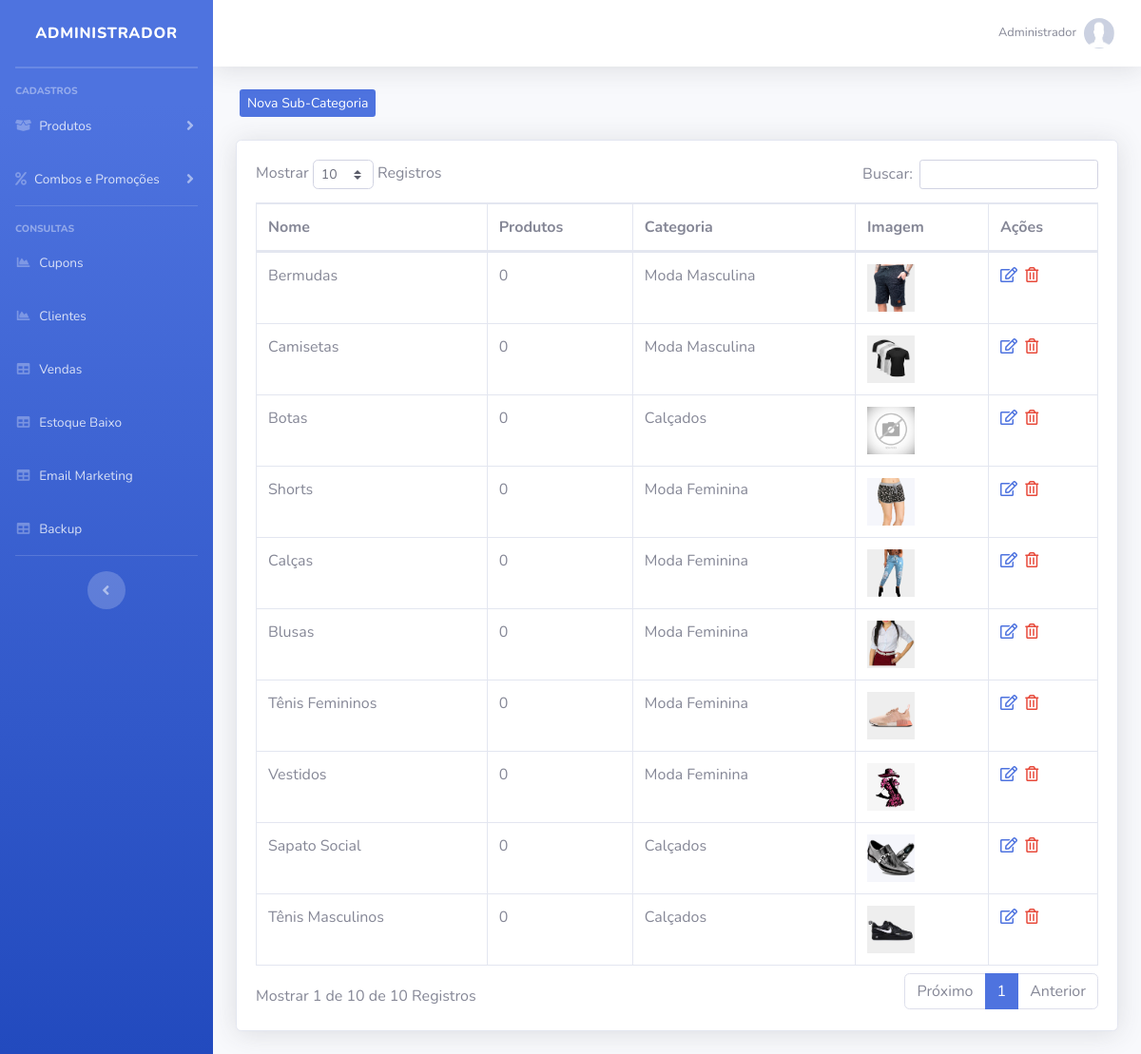
The app's page /sistema/painel-admin/index.php?pag=sub-categorias (signed in) with its own data.
### tables this page shows
CREATE TABLE `usuarios` (
  `id` int(11) NOT NULL AUTO_INCREMENT,
  `nome` varchar(50) NOT NULL,
  `cpf` varchar(20) NOT NULL,
  `email` varchar(50) NOT NULL,
  `senha` varchar(35) NOT NULL,
  `senha_crip` varchar(150) NOT NULL,
  `nivel` varchar(20) NOT NULL,
  PRIMARY KEY (`id`)
);

CREATE TABLE `sub_categorias` (
  `id` int(11) NOT NULL AUTO_INCREMENT,
  `nome` varchar(50) NOT NULL,
  `nome_url` varchar(50) NOT NULL,
  `imagem` varchar(100) NOT NULL,
  `id_categoria` int(11) NOT NULL,
  PRIMARY KEY (`id`)
);

CREATE TABLE `categorias` (
  `id` int(11) NOT NULL AUTO_INCREMENT,
  `nome` varchar(50) NOT NULL,
  `nome_url` varchar(50) NOT NULL,
  `imagem` varchar(100) NOT NULL,
  PRIMARY KEY (`id`)
);

### config.php (called while the page is built, shortened)
<?php
$nivel_estoque = 5;
 ?>

### sistema/painel-admin/sub-categorias.php (the view, shortened to what this page needs)
<?php
$pag = "sub-categorias";
require_once("../../conexao.php");
?>
<div class="row mt-4 mb-4">
    <a type="button" class="btn-primary btn-sm ml-3 d-none d-md-block" href="index.php?pag=<?php echo $pag ?>&funcao=novo">Nova Sub-Categoria</a>
</div>
<div class="card shadow mb-4">
    <div class="card-body">
        <div class="table-responsive">
            <table class="table table-bordered" id="dataTable" width="100%" cellspacing="0">
                <thead>
                    <tr>
                        <th>Nome</th>
                        <th>Produtos</th>
                        <th>Categoria</th>
                        <th>Imagem</th>
                        <th>Ações</th>
                    </tr>
                </thead>
                <tbody>
                   <?php
                   $query = $pdo->query("SELECT * FROM sub_categorias order by id desc ");
                   $res = $query->fetchAll(PDO::FETCH_ASSOC);
                   for ($i=0; $i < count($res); $i++) {
                      $nome = $res[$i]['nome'];
                      $imagem = $res[$i]['imagem'];
                      $categoria = $res[$i]['id_categoria'];
                      $id = $res[$i]['id'];
                      $query2 = $pdo->query("SELECT * from categorias where id = '$categoria' ");
                      $res2 = $query2->fetchAll(PDO::FETCH_ASSOC);
                      $nome_cat = $res2[0]['nome'];
                      $query3 = $pdo->query("SELECT * FROM produtos where sub_categoria = '$id' ");
                      $res3 = $query3->fetchAll(PDO::FETCH_ASSOC);
                      $itens = @count($res3);
                      ?>
                    <tr>
                        <td><?php echo $nome ?></td>
                        <td><?php echo $itens ?></td>
                        <td><?php echo $nome_cat ?></td>
                        <td><img src="../../img/sub-categorias/<?php echo $imagem ?>" width="50"></td>
                        <td>
                             <a href="index.php?pag=<?php echo $pag ?>&funcao=editar&id=<?php echo $id ?>" class='text-primary mr-1' title='Editar Dados'><i class='far fa-edit'></i></a>
                            <a href="index.php?pag=<?php echo $pag ?>&funcao=excluir&id=<?php echo $id ?>" class='text-danger mr-1' title='Excluir Registro'><i class='far fa-trash-alt'></i></a>
                        </td>
                    </tr>
<?php } ?>
                </tbody>
            </table>
        </div>
    </div>
</div>

### sistema/painel-admin/index.php (shortened to what this page needs)
<?php
require_once("../../conexao.php");
$query = $pdo->query("SELECT * FROM produtos where estoque <= '$nivel_estoque' order by estoque asc ");
$res = $query->fetchAll(PDO::FETCH_ASSOC);
if(@count($res) > 0){
    $classe_estoque = 'text-warning';
}else{
    $classe_estoque = '';
}
$pag = @$_GET["pag"];
$menu1 = "produtos";
$menu2 = "categorias";
$menu3 = "sub-categorias";
$menu4 = "combos";
$menu5 = "promocoes";
$menu6 = "clientes";
$menu7 = "vendas";
$menu8 = "backup";
$menu9 = "tipo-envios";
$menu10 = "carac";
$menu11 = "alertas";
$menu12 = "cupons";
$menu13 = "estoque";
$res = $pdo->query("SELECT * FROM usuarios where id = '$_SESSION[id_usuario]'");
$dados = $res->fetchAll(PDO::FETCH_ASSOC);
$nome_usu = @$dados[0]['nome'];
?>
<!DOCTYPE html>
<html lang="en">
<head>
    <link href="../vendor/fontawesome-free/css/all.min.css" rel="stylesheet" type="text/css">
    <link href="../css/sb-admin-2.min.css" rel="stylesheet">
    <link href="../css/style.css" rel="stylesheet">
    <link href="../vendor/datatables/dataTables.bootstrap4.min.css" rel="stylesheet">
</head>
<body id="page-top">
    <div id="wrapper">
        <ul class="navbar-nav bg-gradient-primary sidebar sidebar-dark accordion" id="accordionSidebar">
            <a class="sidebar-brand d-flex align-items-center justify-content-center" href="index.php">
                <div class="sidebar-brand-text mx-3">Administrador</div>
            </a>
            <hr class="sidebar-divider my-0">
            <hr class="sidebar-divider">
            <div class="sidebar-heading">
                Cadastros
            </div>
            <li class="nav-item">
                <a class="nav-link collapsed" href="#" data-toggle="collapse" data-target="#collapseTwo" aria-expanded="true" aria-controls="collapseTwo">
                    <i class="fas fa-box-open"></i>
                    <span>Produtos</span>
                </a>
            </li>
            <li class="nav-item">
                <a class="nav-link collapsed" href="#" data-toggle="collapse" data-target="#collapseUtilities" aria-expanded="true" aria-controls="collapseUtilities">
                    <i class="fas fa-percent"></i>
                    <span>Combos e Promoções</span>
                </a>
            </li>
            <hr class="sidebar-divider">
            <div class="sidebar-heading">
                Consultas
            </div>
             <li class="nav-item">
                <a class="nav-link" href="index.php?pag=<?php echo $menu12 ?>">
                    <i class="fas fa-fw fa-chart-area"></i>
                    <span>Cupons</span></a>
                </li>
            <li class="nav-item">
                <a class="nav-link" href="index.php?pag=<?php echo $menu6 ?>">
                    <i class="fas fa-fw fa-chart-area"></i>
                    <span>Clientes</span></a>
                </li>
                <li class="nav-item">
                    <a class="nav-link" href="index.php?pag=<?php echo $menu7 ?>">
                        <i class="fas fa-fw fa-table"></i>
                        <span>Vendas</span></a>
                    </li>
                     <li class="nav-item">
                    <a class="nav-link" href="index.php?pag=<?php echo $menu13 ?>">
                        <i class="fas fa-fw fa-table <?php echo $classe_estoque ?>"></i>
                        <span class="<?php echo $classe_estoque ?>">Estoque Baixo</span></a>
                    </li>
                     <li class="nav-item">
                        <a class="nav-link" href="" data-toggle="modal" data-target="#ModalEmail">
                            <i class="fas fa-fw fa-table"></i>
                            <span>Email Marketing</span></a>
                        </li>
                    <li class="nav-item">
                        <a class="nav-link" href="backup.php">
                            <i class="fas fa-fw fa-table"></i>
                            <span>Backup</span></a>
                        </li>
                        <hr class="sidebar-divider d-none d-md-block">
                        <div class="text-center d-none d-md-inline">
                            <button class="rounded-circle border-0" id="sidebarToggle"></button>
                        </div>
                    </ul>
                    <div id="content-wrapper" class="d-flex flex-column">
                        <div id="content">
                            <nav class="navbar navbar-expand navbar-light bg-white topbar mb-4 static-top shadow">
                                <ul class="navbar-nav ml-auto">
                                    <li class="nav-item dropdown no-arrow">
                                        <a class="nav-link dropdown-toggle" href="#" id="userDropdown" role="button" data-toggle="dropdown" aria-haspopup="true" aria-expanded="false">
                                            <span class="mr-2 d-none d-lg-inline text-gray-600 small"><?php echo @$nome_usu ?></span>
                                            <img class="img-profile rounded-circle" src="../../img/sem-foto.jpg">
                                        </a>
                                    </li>
                                </ul>
                            </nav>
                            <div class="container-fluid">
                                <?php if ($pag == null) {
                                    include_once("home.php");
                                } else if ($pag==$menu1) {
                                    include_once($menu1.".php");
                                } else if ($pag==$menu2) {
                                    include_once($menu2.".php");
                                } else if ($pag==$menu3) {
                                    include_once($menu3.".php");
                                } else if ($pag==$menu4) {
                                    include_once($menu4.".php");
                                } else if ($pag==$menu5) {
                                    include_once($menu5.".php");
                                } else if ($pag==$menu6) {
                                    include_once($menu6.".php");
                                } else if ($pag==$menu7) {
                                    include_once($menu7.".php");
                                } else if ($pag==$menu8) {
                                    include_once($menu8.".php");
                                } else if ($pag==$menu9) {
                                    include_once($menu9.".php");
                                } else if ($pag==$menu10) {
                                    include_once($menu10.".php");
                                 } else if ($pag==$menu11) {
                                    include_once($menu11.".php");
                                } else if ($pag==$menu12) {
                                    include_once($menu12.".php");
                                } else if ($pag==$menu13) {
                                    include_once($menu13.".php");
                                } else {
                                    include_once("home.php");
                                }
                                ?>
                            </div>
                        </div>
                    </div>
                </div>
            </body>
            </html>

### records on screen
usuarios: nome "Administrador"
sub_categorias: nome "Bermudas", itens "0", id_categoria.nome "Moda Masculina", imagem (picture)
sub_categorias: nome "Camisetas", itens "0", id_categoria.nome "Moda Masculina", imagem (picture)
sub_categorias: nome "Botas", itens "0", id_categoria.nome "Calçados", imagem (picture)
sub_categorias: nome "Shorts", itens "0", id_categoria.nome "Moda Feminina", imagem (picture)
sub_categorias: nome "Calças", itens "0", id_categoria.nome "Moda Feminina", imagem (picture)
sub_categorias: nome "Blusas", itens "0", id_categoria.nome "Moda Feminina", imagem (picture)
sub_categorias: nome "Tênis Femininos", itens "0", id_categoria.nome "Moda Feminina", imagem (picture)
sub_categorias: nome "Vestidos", itens "0", id_categoria.nome "Moda Feminina", imagem (picture)
sub_categorias: nome "Sapato Social", itens "0", id_categoria.nome "Calçados", imagem (picture)
sub_categorias: nome "Tênis Masculinos", itens "0", id_categoria.nome "Calçados", imagem (picture)
